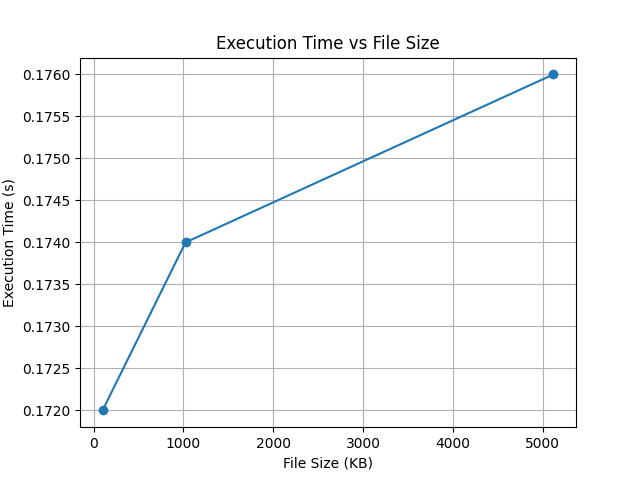

Write Python code to recreate this figure.
import matplotlib.pyplot as plt

sizes = [100, 1024, 5120]  # KB
times = [0.172, 0.174, 0.176] # seconds

plt.plot(sizes, times, marker='o')
plt.xlabel("File Size (KB)")
plt.ylabel("Execution Time (s)")
plt.title("Execution Time vs File Size")
plt.grid(True)
plt.savefig("plot.png")
plt.show()
